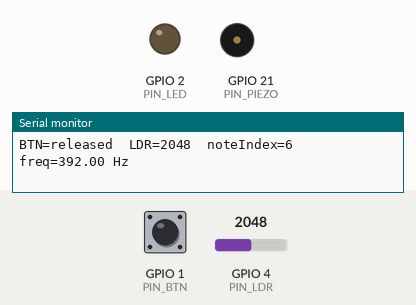
Simulated run of this sketch. Board: ESP32. Parts: output pins drawn as LEDs (lit = HIGH), buzzer (waves = sounding), the last lines printed to the serial monitor. Inputs (shaded band) come from the test bench; at power-on: GPIO 1 (PIN_BTN) HIGH, GPIO 4 (PIN_LDR) = 2048.

Above: at 1.2 s.
1.3 s: GPIO 1 (PIN_BTN) pulled LOW for 0.15 s
At 1.37 s:
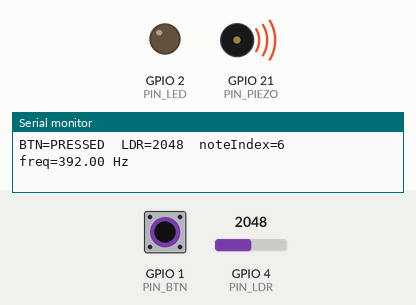
2.9 s: GPIO 1 (PIN_BTN) pulled LOW for 3.2 s
At 6.4 s:
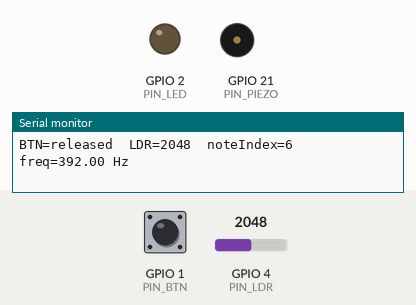
Timing chart, 0 to 7.9 s (numbered marks = the images above; inputs shaded):
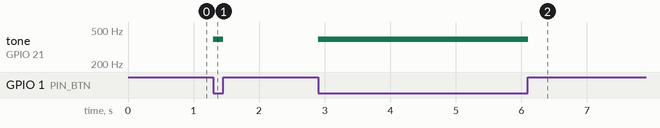

Measured:
- after the input at 1.3 s, tone on GPIO 21 (PIN_PIEZO): silent → 392 Hz at once, → silent 0.15 s later
- after the input at 2.9 s, tone on GPIO 21 (PIN_PIEZO): silent → 392 Hz at once, → silent 3.2 s later

The sketch:

Midterm-Sketch_JayG.ino
```cpp
/*  Mid-Term Project MTEC 2800
    Jay Jung Gurung
    Simple Theremin (A natural minor) for now, but might add buttons to change the scale
*/

const int PIN_BTN   = 1;    // button to GND (uses INPUT_PULLUP)
const int PIN_LED   = 2;    // LED -> 220 ohm -> GND
const int PIN_LDR   = 4;    // LDR divider junction
const int PIN_PIEZO = 21;   // passive piezo (+)

// we will average the light sensor a few times to make it less noisy
const int NUM_SAMPLES = 16;
int samples[NUM_SAMPLES];   // array to store the readings for averaging

// print to Serial Monitor every 100 ms (no delay(), we use millis)
unsigned long lastPrintMs = 0;
const unsigned long PRINT_EVERY_MS = 100;

// A natural minor notes from A3 (220 Hz) up to A5 (880 Hz)
const int A_MIN_LEN = 15;
const float A_MIN_FREQS[A_MIN_LEN] = {
  220.00, 246.94, 261.63, 293.66, 329.63,
  349.23, 392.00, 440.00, 493.88, 523.25,
  587.33, 659.25, 698.46, 783.99, 880.00
};

void setup() {
  analogWriteResolution(PIN_PIEZO, 16);
  Serial.begin(115200);
  pinMode(PIN_BTN, INPUT_PULLUP); // button not pressed = HIGH, pressed = LOW
  pinMode(PIN_LED, OUTPUT);
  pinMode(PIN_LDR, INPUT);

  //  the LED will be off at start and PWM is set up
  analogWrite(PIN_LED, 0);

  Serial.println("Theremin (A minor) ready!");
}

void loop() {
  //  reading the button
  bool pressed = (digitalRead(PIN_BTN) == LOW); // LOW means pressed (because INPUT_PULLUP)

  //  read the light sensor a bunch and average it
  long sum = 0;
  for (int i = 0; i < NUM_SAMPLES; i++) {
    samples[i] = analogRead(PIN_LDR); // 0--4095 on ESP32 ADC
    sum += samples[i];
  }
  int adcAvg = sum / NUM_SAMPLES;

  //  turns the light value into a note from our A-minor array
  //  maps minimum reading .. .. max reading into 0 to what ever (A_MIN_LEN-1) value is
  int noteIndex = map(adcAvg, 1100, 3200, 0, A_MIN_LEN - 1);
  if (noteIndex < 0) noteIndex = 0;
  if (noteIndex > A_MIN_LEN - 1) noteIndex = A_MIN_LEN - 1;

  float freq = A_MIN_FREQS[noteIndex];

  //  if button is held, sound is played and light LED (LED brightness follows mapped  LDR data)
  if (pressed) {
    tone(PIN_PIEZO, freq);   // start a tone on the piezo
    int ledPWM = map(adcAvg, 1000, 4095, 40, 255); // dim in dark, bright in light
    if (ledPWM < 0) ledPWM = 0;
    if (ledPWM > 255) ledPWM = 255;
    analogWrite(PIN_LED, ledPWM);
  } else {
    // button not pressed: no sound, LED off
    noTone(PIN_PIEZO);
    analogWrite(PIN_LED, 0);
  }

  //  serial printing info to Serial Monitor to check our arguments every 100 ms
  unsigned long now = millis();
  if (now - lastPrintMs >= PRINT_EVERY_MS) {
    lastPrintMs = now;
    Serial.print("BTN=");
    Serial.print(pressed ? "PRESSED" : "released");
    Serial.print("  LDR=");
    Serial.print(adcAvg);
    Serial.print("  noteIndex=");
    Serial.print(noteIndex);
    Serial.print("  freq=");
    Serial.print(freq);
    Serial.println(" Hz");
  }
}
```
